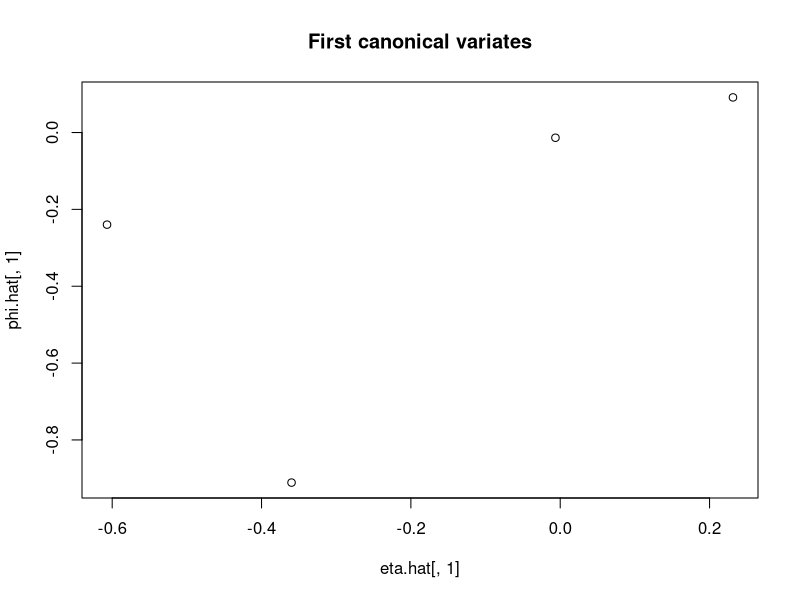
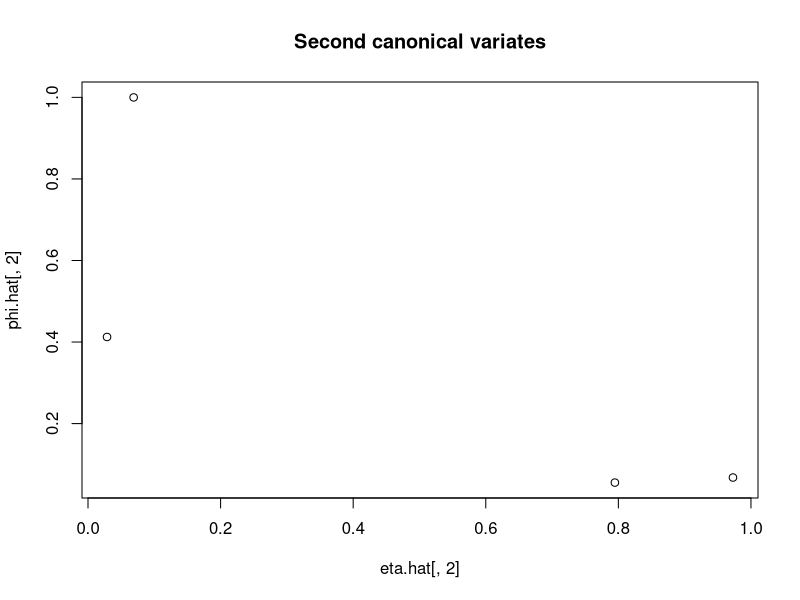
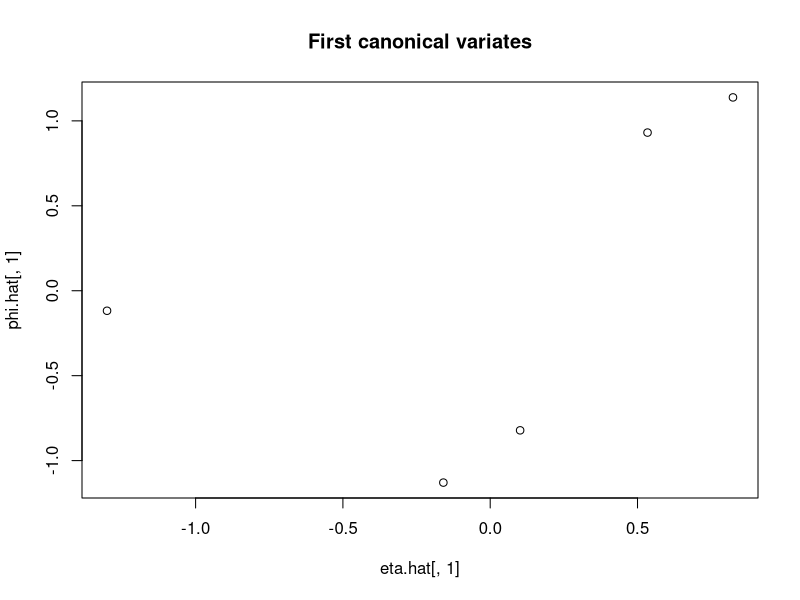
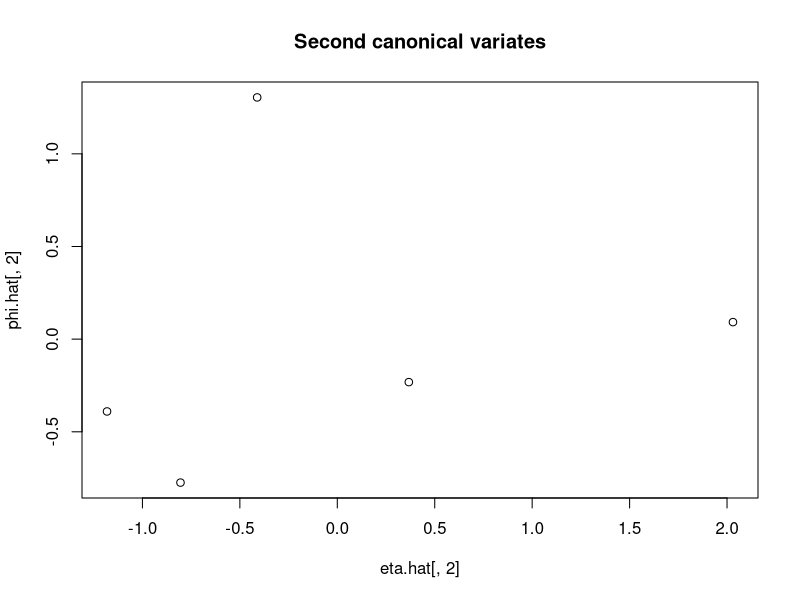

Reproduce these figures in R, in order.
## ---- chunk 1
knitr::opts_chunk$set(echo = TRUE)
## ---- chunk 2
mat1.data <- c(1.0000,0.6328,0.2412,0.0586,0.6328,1.0000,-0.0553,0.0665,0.2412,-0.0553,1.0000,0.4248,0.0586,0.0655,0.4248,1.0000)
mat1 <- matrix(mat1.data,nrow = 4, ncol = 4, byrow = TRUE)
mat1

## a 
# Sample Canonical Correlation Coefficients
S <- mat1; round(S,2)
q <- 2; p <- 2
S.xx <- S[1:q, 1:q]
S.xy <- S[1:q, (q+1):(q+p)]
S.yx <- S[(q+1):(q+p), 1:q]
S.yy <- S[(q+1):(q+p),(q+1):(q+p)]

sp <- eigen(S.xx)
S.xx; sp$vectors %*% diag(sp$values) %*% t(sp$vectors)

Sxx.invsqrt <- sp$vectors %*% diag(1/sqrt(sp$values)) %*% t(sp$vectors)
sp <- eigen(S.yy)
S.yy ; sp$vectors %*% diag(sp$values) %*% t(sp$vectors)

Syy.invsqrt <- sp$vectors %*% diag(1/sqrt(sp$values)) %*% t(sp$vectors)
K.hat <- Sxx.invsqrt %*% S.xy %*% Syy.invsqrt
svd(K.hat)

foo <- svd(K.hat)
G <- foo$u; L <- diag(foo$d); D <- foo$v; rm(foo)

A.hat <- t(G) %*% Sxx.invsqrt
B.hat <- t(D) %*% Syy.invsqrt

# Sample Canonical Variables
X <- as.matrix(mat1[,1:q])
Y <- as.matrix(mat1[,(q+1):(q+p)])
n <- dim(X)[1]

eta.hat <- X %*% t(A.hat)
phi.hat <- Y %*% t(B.hat)
diag(L)

plot(eta.hat[,1], phi.hat[,1], main="First canonical variates")
plot(eta.hat[,2], phi.hat[,2], main="Second canonical variates")
A.hat[1,]
B.hat[1,]
A.hat[1,] / sqrt(sum(A.hat[1,]^2))
B.hat[1,] / sqrt(sum(B.hat[1,]^2))
A.hat[2,]
B.hat[2,]
A.hat[2,] / sqrt(sum(A.hat[2,]^2))
B.hat[2,] / sqrt(sum(B.hat[2,]^2))

## b
n <- 140
k <- min(p,q); k;
r <- svd(K.hat)$d
r
T1 <- prod(1-r^2); T1;
-(n-(p+q+3)/2) * log(T1)
1-pchisq(23.81478, df = p*q)

## c
n <- 140
T2 <- prod(1-r[-1]^2); T2;
-(n - (p+q+3)/2) * log(T2)
1 - pchisq(0.6635571, df=(p-1)*(q-1))

## d

 

## ---- chunk 3
mat2.data <- c(1.00,0.37,0.21,0.26,0.33,0.37,1.00,0.35,0.67,0.59,0.21,0.35,1.00,0.34,0.34,0.26,0.67,0.34,1.00,0.80,0.33,0.59,0.34,0.80,1.00)
mat2 <- matrix(mat2.data,nrow = 5, ncol = 5, byrow = TRUE)
mat2

## a 

# Sample Canonical Correlation Coefficients
S <- mat2; round(S,2)
q <- 3; p <- 2
S.xx <- S[1:q, 1:q]
S.xy <- S[1:q, (q+1):(q+p)]
S.yx <- S[(q+1):(q+p), 1:q]
S.yy <- S[(q+1):(q+p),(q+1):(q+p)]

sp <- eigen(S.xx)
S.xx; sp$vectors %*% diag(sp$values) %*% t(sp$vectors)

Sxx.invsqrt <- sp$vectors %*% diag(1/sqrt(sp$values)) %*% t(sp$vectors)
sp <- eigen(S.yy)
S.yy ; sp$vectors %*% diag(sp$values) %*% t(sp$vectors)

Syy.invsqrt <- sp$vectors %*% diag(1/sqrt(sp$values)) %*% t(sp$vectors)
K.hat <- Sxx.invsqrt %*% S.xy %*% Syy.invsqrt
svd(K.hat)

foo <- svd(K.hat)
G <- foo$u; L <- diag(foo$d); D <- foo$v; rm(foo)

A.hat <- t(G) %*% Sxx.invsqrt
B.hat <- t(D) %*% Syy.invsqrt

#p-value
n <- 70
r <- svd(K.hat)$d
r
T0 <- prod(1-r^2); T0;
-(n-(p+q+3)/2) * log(T0)
1-pchisq(44.65657, df = p*q)

## b
n <- 70
k <- min(p,q); k;
T1 <- prod(1-r[-1]^2); T1;
-(n-(p+q+3)/2) * log(T1)
1-pchisq(2.345833, df = (p-1)*(q-1))

## c
scaled.data <- scale(mat2)

# Sample Canonical Variables
X <- as.matrix(scaled.data[,1:q])
Y <- as.matrix(scaled.data[,(q+1):(q+p)])
n <- dim(X)[1]

eta.hat <- X %*% t(A.hat)
phi.hat <- Y %*% t(B.hat)
diag(L)

plot(eta.hat[,1], phi.hat[,1], main="First canonical variates")
plot(eta.hat[,2], phi.hat[,2], main="Second canonical variates")
A.hat[1,]
B.hat[1,]
A.hat[1,] / sqrt(sum(A.hat[1,]^2))
B.hat[1,] / sqrt(sum(B.hat[1,]^2))
A.hat[2,]
B.hat[2,]
A.hat[2,] / sqrt(sum(A.hat[2,]^2))
B.hat[2,] / sqrt(sum(B.hat[2,]^2))

## d




## e




